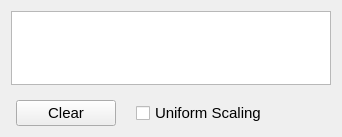
     <widget class="QWidget" name="history" native="true">
      <property name="sizePolicy">
       <sizepolicy hsizetype="Minimum" vsizetype="Preferred">
        <horstretch>0</horstretch>
        <verstretch>0</verstretch>
       </sizepolicy>
      </property>
      <layout class="QVBoxLayout" name="rightLayout">
       <property name="spacing">
        <number>15</number>
       </property>
       <property name="sizeConstraint">
        <enum>QLayout::SetMinimumSize</enum>
       </property>
       <item>
        <widget class="HistoryListWidget" name="historyList">
         <property name="sizePolicy">
          <sizepolicy hsizetype="Preferred" vsizetype="Expanding">
           <horstretch>0</horstretch>
           <verstretch>0</verstretch>
          </sizepolicy>
         </property>
         <property name="minimumSize">
          <size>
           <width>320</width>
           <height>0</height>
          </size>
         </property>
         <property name="maximumSize">
          <size>
           <width>300</width>
           <height>16777215</height>
          </size>
         </property>
         <property name="font">
          <font>
           <pointsize>11</pointsize>
           <stylestrategy>PreferAntialias</stylestrategy>
          </font>
         </property>
         <property name="horizontalScrollBarPolicy">
          <enum>Qt::ScrollBarAlwaysOff</enum>
         </property>
         <property name="sizeAdjustPolicy">
          <enum>QAbstractScrollArea::AdjustToContentsOnFirstShow</enum>
         </property>
         <property name="dragEnabled">
          <bool>false</bool>
         </property>
         <property name="alternatingRowColors">
          <bool>true</bool>
         </property>
         <property name="selectionMode">
          <enum>QAbstractItemView::SingleSelection</enum>
         </property>
         <property name="selectionBehavior">
          <enum>QAbstractItemView::SelectItems</enum>
         </property>
         <property name="textElideMode">
          <enum>Qt::ElideMiddle</enum>
         </property>
         <property name="verticalScrollMode">
          <enum>QAbstractItemView::ScrollPerPixel</enum>
         </property>
         <property name="horizontalScrollMode">
          <enum>QAbstractItemView::ScrollPerPixel</enum>
         </property>
         <property name="movement">
          <enum>QListView::Static</enum>
         </property>
         <property name="flow">
          <enum>QListView::TopToBottom</enum>
         </property>
         <property name="isWrapping" stdset="0">
          <bool>false</bool>
         </property>
         <property name="resizeMode">
          <enum>QListView::Adjust</enum>
         </property>
         <property name="spacing">
          <number>0</number>
         </property>
         <property name="viewMode">
          <enum>QListView::IconMode</enum>
         </property>
         <property name="uniformItemSizes">
          <bool>true</bool>
         </property>
         <property name="selectionRectVisible">
          <bool>true</bool>
         </property>
         <property name="sortingEnabled">
          <bool>false</bool>
         </property>
        </widget>
       </item>
       <item>
        <layout class="QHBoxLayout" name="horizontalLayout_5">
         <property name="spacing">
          <number>0</number>
         </property>
         <property name="leftMargin">
          <number>5</number>
         </property>
         <property name="rightMargin">
          <number>5</number>
         </property>
         <item>
          <widget class="QPushButton" name="clearButton">
           <property name="minimumSize">
            <size>
             <width>100</width>
             <height>0</height>
            </size>
           </property>
           <property name="maximumSize">
            <size>
             <width>100</width>
             <height>16777215</height>
            </size>
           </property>
           <property name="font">
            <font>
             <pointsize>11</pointsize>
            </font>
           </property>
           <property name="text">
            <string>Clear</string>
           </property>
          </widget>
         </item>
         <item>
          <spacer name="horizontalSpacer_3">
           <property name="orientation">
            <enum>Qt::Horizontal</enum>
           </property>
           <property name="sizeType">
            <enum>QSizePolicy::Preferred</enum>
           </property>
           <property name="sizeHint" stdset="0">
            <size>
             <width>20</width>
             <height>20</height>
            </size>
           </property>
          </spacer>
         </item>
         <item>
          <widget class="QCheckBox" name="uniformScaleCheck">
           <property name="font">
            <font>
             <pointsize>11</pointsize>
            </font>
           </property>
           <property name="text">
            <string>Uniform Scaling</string>
           </property>
          </widget>
         </item>
        </layout>
       </item>
      </layout>
     </widget>
